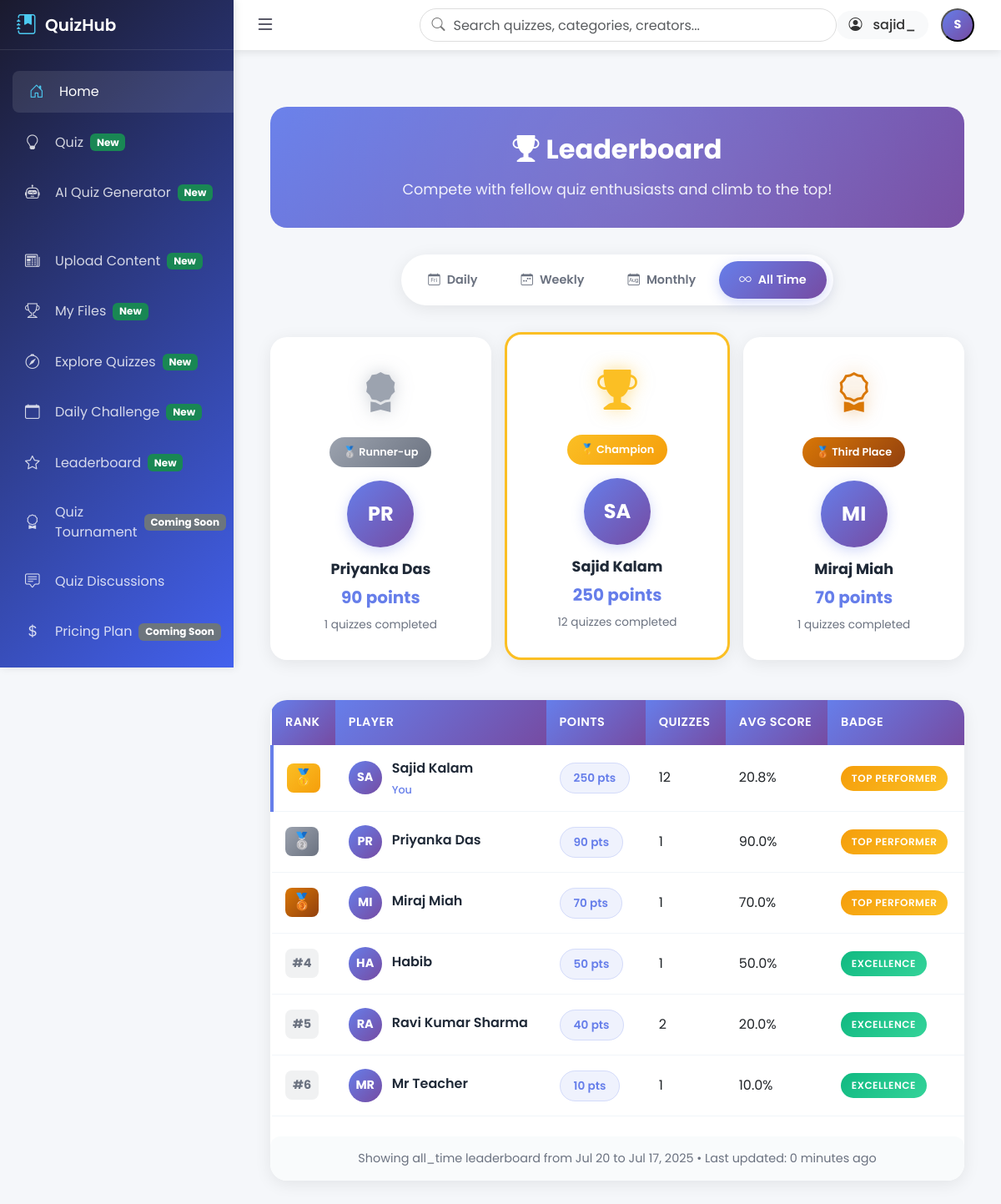
/quiz/leaderboard/ (signed in), run on the app's committed database.
### users/models.py (models this page shows, shortened)
class CustomUser(AbstractBaseUser, PermissionsMixin):
    ROLE_CHOICES = (
        ('student', 'Student'),
        ('teacher', 'Teacher'),
        ('admin', 'Superadmin'),
    )
    username = models.CharField(max_length=150, unique=True)  # Student Roll No or Email for Teachers
    email = models.EmailField(blank=True, null=True)
    full_name = models.CharField(max_length=255)
    role = models.CharField(max_length=10, choices=ROLE_CHOICES)
    student_roll_no = models.CharField(max_length=50, blank=True, null=True, unique=True)
    academic_year = models.CharField(max_length=50, blank=True, null=True)
    teacher_email = models.EmailField(blank=True, null=True, unique=True)
    date_joined = models.DateTimeField(auto_now_add=True)
    is_active = models.BooleanField(default=True)
    is_staff = models.BooleanField(default=False)  # Required for Django admin access
    USERNAME_FIELD = 'username'
    REQUIRED_FIELDS = []
    objects = CustomUserManager()

### quizzes/models.py (models this page shows, shortened)
class Leaderboard(models.Model):
    PERIOD_CHOICES = [
        ('DAILY', 'Daily'),
        ('WEEKLY', 'Weekly'),
        ('MONTHLY', 'Monthly'),
        ('ALL_TIME', 'All Time'),
    ]
    period = models.CharField(max_length=20, choices=PERIOD_CHOICES)
    start_date = models.DateField()
    end_date = models.DateField()
    top_users = models.JSONField(default=list)  # List of user data with rankings
    last_updated = models.DateTimeField(auto_now=True)
    @classmethod
    def update_leaderboard(cls, period='DAILY'):
        from django.db.models import Sum, Count
        from django.contrib.auth import get_user_model
        User = get_user_model()
        today = timezone.now().date()
        if period == 'DAILY':
            start_date = today
            end_date = today
        elif period == 'WEEKLY':
            start_date = today - timedelta(days=today.weekday())
            end_date = start_date + timedelta(days=6)
        elif period == 'MONTHLY':
            start_date = today.replace(day=1)
            end_date = (start_date + timedelta(days=32)).replace(day=1) - timedelta(days=1)
        else:  # ALL_TIME
            start_date = timezone.now().date() - timedelta(days=365*10)  # 10 years back
            end_date = today
        users_data = User.objects.filter(
            quiz_attempts__completed_at__date__range=[start_date, end_date],
            quiz_attempts__status='COMPLETED'
        ).annotate(
            period_points=Sum('quiz_attempts__points_earned'),
            period_quizzes=Count('quiz_attempts')
        ).order_by('-period_points')[:50]  # Top 50 users
        top_users = []
        for rank, user in enumerate(users_data, 1):
            top_users.append({
                'rank': rank,
                'user_id': user.id,
                'username': user.username,
                'full_name': getattr(user, 'full_name', user.username),
                'points': user.period_points or 0,
                'quizzes_completed': user.period_quizzes or 0,
                'average_score': round((user.period_points or 0) / max(user.period_quizzes or 1, 1), 1)
            })
        leaderboard, created = cls.objects.get_or_create(
            period=period,
            start_date=start_date,
            end_date=end_date,
            defaults={'top_users': top_users}
        )
        if not created:
            leaderboard.top_users = top_users
            leaderboard.save()
        return leaderboard
    class Meta:
        unique_together = ['period', 'start_date', 'end_date']
        ordering = ['-last_updated']

### quizzes/views.py (the view)
# urls.py: path('leaderboard/', views.leaderboard, name='leaderboard'),
def leaderboard(request):
    period = request.GET.get('period', 'ALL_TIME')
    valid_periods = ['DAILY', 'WEEKLY', 'MONTHLY', 'ALL_TIME']
    if period not in valid_periods:
        period = 'ALL_TIME'
    leaderboard_data = Leaderboard.update_leaderboard(period)
    context = {
        'leaderboard': leaderboard_data,
        'current_period': period,
        'valid_periods': valid_periods,
        'dashboard_template': get_dashboard_template(request.user) if request.user.is_authenticated else 'base/auth_base.html'
    }
    return render(request, 'quizzes/leaderboard.html', context)

### quizzes/templates/quizzes/leaderboard.html (shortened to what this page needs)
{% extends dashboard_template %}
{% block content %}
<div class="container-fluid px-2 px-md-4 py-3 py-md-5">
    <div class="leaderboard-header">
        <div class="leaderboard-header-content">
            <h1 class="leaderboard-title">
                <i class="bi bi-trophy-fill me-2"></i>Leaderboard
            </h1>
            <p class="leaderboard-subtitle">Compete with fellow quiz enthusiasts and climb to the top!</p>
        </div>
    </div>
    <div class="period-selector">
        <div class="period-buttons">
            <a href="?period=DAILY" class="period-btn {% if current_period == 'DAILY' %}active{% endif %}">
                <i class="bi bi-calendar-day"></i>
                Daily
            </a>
            <a href="?period=WEEKLY" class="period-btn {% if current_period == 'WEEKLY' %}active{% endif %}">
                <i class="bi bi-calendar-week"></i>
                Weekly
            </a>
            <a href="?period=MONTHLY" class="period-btn {% if current_period == 'MONTHLY' %}active{% endif %}">
                <i class="bi bi-calendar-month"></i>
                Monthly
            </a>
            <a href="?period=ALL_TIME" class="period-btn {% if current_period == 'ALL_TIME' %}active{% endif %}">
                <i class="bi bi-infinity"></i>
                All Time
            </a>
        </div>
    </div>
    {% if leaderboard and leaderboard.top_users %}
        <div class="podium-section">
            <div class="podium-container">
                {% for user in leaderboard.top_users|slice:":3" %}
                    <div class="podium-card {% if user.rank == 1 %}first-place{% elif user.rank == 2 %}second-place{% else %}third-place{% endif %}">
                        <div class="trophy-icon {% if user.rank == 1 %}gold{% elif user.rank == 2 %}silver{% else %}bronze{% endif %}">
                            {% if user.rank == 1 %}
                                <i class="bi bi-trophy-fill"></i>
                            {% elif user.rank == 2 %}
                                <i class="bi bi-award-fill"></i>
                            {% else %}
                                <i class="bi bi-award"></i>
                            {% endif %}
                        </div>
                        <div class="podium-badge {% if user.rank == 1 %}gold{% elif user.rank == 2 %}silver{% else %}bronze{% endif %}">
                            {% if user.rank == 1 %}🥇 Champion{% elif user.rank == 2 %}🥈 Runner-up{% else %}🥉 Third Place{% endif %}
                        </div>
                        <div class="user-avatar-large">
                            {{ user.full_name|slice:":2"|upper }}
                        </div>
                        <h5 class="podium-name">{{ user.full_name }}</h5>
                        <div class="podium-points">{{ user.points }} points</div>
                        <div class="podium-stats">{{ user.quizzes_completed }} quizzes completed</div>
                    </div>
                {% endfor %}
            </div>
        </div>
        <div class="leaderboard-table-container">
            <div class="table-responsive">
                <table class="table leaderboard-table">
                    <thead>
                        <tr>
                            <th>Rank</th>
                            <th>Player</th>
                            <th>Points</th>
                            <th>Quizzes</th>
                            <th>Avg Score</th>
                            <th>Badge</th>
                        </tr>
                    </thead>
                    <tbody>
                        {% for user in leaderboard.top_users %}
                        <tr class="{% if user.user_id == request.user.id %}current-user{% endif %}">
                            <td>
                                <span class="rank-badge {% if user.rank <= 3 %}top-3 rank-{{ user.rank }}{% else %}other{% endif %}">
                                    {% if user.rank == 1 %}🥇{% elif user.rank == 2 %}🥈{% elif user.rank == 3 %}🥉{% else %}#{{ user.rank }}{% endif %}
                                </span>
                            </td>
                            <td>
                                <div class="user-info">
                                    <div class="user-avatar">
                                        {{ user.full_name|slice:":2"|upper }}
                                    </div>
                                    <div>
                                        <div class="user-name">{{ user.full_name }}</div>
                                        {% if user.user_id == request.user.id %}
                                            <div class="user-label">You</div>
                                        {% endif %}
                                    </div>
                                </div>
                            </td>
                            <td>
                                <span class="points-badge">
                                    {{ user.points }} pts
                                </span>
                            </td>
                            <td>{{ user.quizzes_completed }}</td>
                            <td>{{ user.average_score }}%</td>
                            <td>
                                {% if user.rank <= 3 %}
                                    <span class="performance-badge top">Top Performer</span>
                                {% elif user.rank <= 10 %}
                                    <span class="performance-badge excellent">Excellence</span>
                                {% elif user.rank <= 50 %}
                                    <span class="performance-badge active">Active Player</span>
                                {% endif %}
                            </td>
                        </tr>
                        {% endfor %}
                    </tbody>
                </table>
            </div>
            <div class="period-info">
                Showing {{ current_period|lower }} leaderboard
                {% if leaderboard.start_date == leaderboard.end_date %}
                    for {{ leaderboard.start_date|date:"F d, Y" }}
                {% else %}
                    from {{ leaderboard.start_date|date:"M d" }} to {{ leaderboard.end_date|date:"M d, Y" }}
                {% endif %}
                • Last updated: {{ leaderboard.last_updated|timesince }} ago
            </div>
        </div>
    {% endif %}
</div>
{% endblock %}

### templates/base/student_base.html (shortened to what this page needs)
{% load static %}
<!DOCTYPE html>
<html lang="en">
<head>
    <link href="https://cdn.jsdelivr.net/npm/bootstrap@5.3.0/dist/css/bootstrap.min.css" rel="stylesheet">
    <link rel="stylesheet" href="https://cdn.jsdelivr.net/npm/bootstrap-icons@1.10.0/font/bootstrap-icons.css">
</head>
<body>
    <div class="sidebar" id="sidebar">
        <div class="sidebar-brand">
            <i class="bi bi-journal-bookmark-fill"></i>
            <span>QuizHub</span>
        </div>
        <div class="sidebar-content">
            <ul class="sidebar-nav nav flex-column">
                <li class="nav-item">
                    <a href="{% url 'users:dashboard' %}" class="nav-link active">
                        <i class="bi bi-house-door"></i>
                        <span>Home</span>
                    </a>
                </li>
                <li class="nav-item">
                    <a href="{% url 'quizzes:quiz_list' %}" class="nav-link">
                        <i class="bi bi-lightbulb"></i>
                        <span>Quiz</span>
                        <span class="badge bg-success ms-2">New</span>
                    </a>
                </li>
                <li class="nav-item">
                    <a href="{% url 'textprocessor:generate_quiz' %}" class="nav-link">
                        <i class="bi bi-robot"></i>
                        <span>AI Quiz Generator</span>
                        <span class="badge bg-success ms-2">New</span>
                    </a>
                </li>
                <li class="nav-item">
                    <a href="{% url 'textprocessor:upload' %}" class="nav-link">
                        <i class="bi bi-newspaper"></i>
                        <span>Upload Content</span>
                        <span class="badge bg-success ms-2">New</span>
                    </a>
                </li>
                <li class="nav-item">
                    <a href="{% url 'textprocessor:file_list' %}" class="nav-link">
                        <i class="bi bi-trophy"></i>
                        <span>My Files</span>
                        <span class="badge bg-success ms-2">New</span>
                    </a>
                </li>
                <li class="nav-item">
                    <a href="{% url 'quizzes:quiz_list' %}" class="nav-link">
                        <i class="bi bi-compass"></i>
                        <span>Explore Quizzes</span>
                        <span class="badge bg-success ms-2">New</span>
                    </a>
                </li>
                <li class="nav-item">
                    <a href="{% url 'quizzes:daily_challenge' %}" class="nav-link">
                        <i class="bi bi-calendar"></i>
                        <span>Daily Challenge</span>
                        <span class="badge bg-success ms-2">New</span>
                    </a>
                </li>
                <li class="nav-item">
                    <a href="{% url 'quizzes:leaderboard' %}" class="nav-link">
                        <i class="bi bi-star"></i>
                        <span>Leaderboard</span>
                        <span class="badge bg-success ms-2">New</span>
                    </a>
                </li>
                <li class="nav-item">
                    <a href="#" class="nav-link">
                        <i class="bi bi-award"></i>
                        <span>Quiz Tournament</span>
                        <span class="badge bg-secondary ms-2">Coming Soon</span>
                    </a>
                </li>
                <li class="nav-item">
                    <a href="#" class="nav-link">
                        <i class="bi bi-chat-square-text"></i>
                        <span>Quiz Discussions</span>
                    </a>
                </li>
                <li class="nav-item">
                    <a href="#" class="nav-link">
                        <i class="bi bi-currency-dollar"></i>
                        <span>Pricing Plan</span>
                        <span class="badge bg-secondary ms-2">Coming Soon</span>
                    </a>
                </li>
            </ul>
        </div>
    </div>
    <div class="main-content" id="mainContent">
        <header class="header">
            <button class="toggle-btn" id="toggleSidebar">
                <i class="bi bi-list"></i>
            </button>
            <div class="search-bar">
                <i class="bi bi-search"></i>
                <input type="search" class="form-control" placeholder="Search quizzes, categories, creators...">
            </div>
            <div class="user-actions">
                {% if user.is_authenticated %}
                    <div class="wallet-balance">
                        <i class="bi bi-person-circle me-2"></i>
                        <span>{{ user.first_name|default:user.username }}</span>
                    </div>
                    <div class="dropdown">
                        <button class="user-avatar" type="button" data-bs-toggle="dropdown" aria-expanded="false">
                            {{ user.first_name.0|default:user.username.0|upper }}
                        </button>
                    </div>
                {% else %}
                    <a href="{% url 'users:login' %}" class="btn btn-sm btn-outline-primary">Login</a>
                {% endif %}
            </div>
        </header>
        <div class="content-area">
            {% block content %}
            {% endblock %}
        </div>
    </div>
</body>
</html>

### data on the page
CustomUser: first_name "sajid_", first_name.0 "S", full_name "SA", full_name "Sajid Kalam", full_name "SA", full_name "Sajid Kalam"
CustomUser: full_name "PR", full_name "Priyanka Das", full_name "PR", full_name "Priyanka Das"
CustomUser: full_name "MI", full_name "Miraj Miah", full_name "MI", full_name "Miraj Miah"
CustomUser: full_name "HA", full_name "Habib"
CustomUser: full_name "RA", full_name "Ravi Kumar Sharma"
CustomUser: full_name "MR", full_name "Mr Teacher"
Leaderboard: period "all_time", start_date "Jul 20", end_date "Jul 17, 2025", last_updated "0 minutes"

### other printed values
{{ user.points }} "250" "90" "70"
{{ user.quizzes_completed }} "12" "1" "1"
{{ user.points }} "250" "90" "70" "50" "40" "10"
{{ user.quizzes_completed }} "12" "1" "1" "1" "2" "1"
{{ user.average_score }} "20.8" "90.0" "70.0" "50.0" "20.0" "10.0"
{{ user.rank }} "4" "5" "6"
